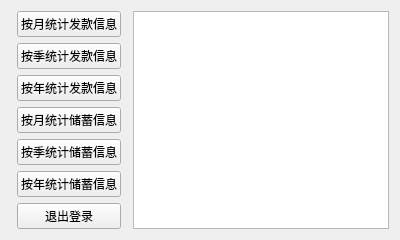
        <widget class="QWidget" name="tab_4">
         <attribute name="title">
          <string>业务统计</string>
         </attribute>
         <layout class="QVBoxLayout" name="verticalLayout_12">
          <item>
           <layout class="QHBoxLayout" name="horizontalLayout_6" stretch="0,1">
            <item>
             <layout class="QGridLayout" name="gridLayout_5" rowstretch="0,0,0,0,0,0,0,0" columnstretch="0,0">
              <property name="leftMargin">
               <number>6</number>
              </property>
              <property name="rightMargin">
               <number>6</number>
              </property>
              <item row="2" column="0" colspan="2">
               <widget class="QPushButton" name="TJ_FK_Quarter_Button">
                <property name="text">
                 <string>按季统计发款信息</string>
                </property>
               </widget>
              </item>
              <item row="4" column="0" colspan="2">
               <widget class="QPushButton" name="TJ_CX_Month_Button">
                <property name="text">
                 <string>按月统计储蓄信息</string>
                </property>
               </widget>
              </item>
              <item row="1" column="0" colspan="2">
               <widget class="QPushButton" name="TJ_FK_Month_Button">
                <property name="text">
                 <string>按月统计发款信息</string>
                </property>
               </widget>
              </item>
              <item row="5" column="0" colspan="2">
               <widget class="QPushButton" name="TJ_CX_Quarter_Button">
                <property name="text">
                 <string>按季统计储蓄信息</string>
                </property>
               </widget>
              </item>
              <item row="7" column="0" colspan="2">
               <widget class="QPushButton" name="TJ_EXIT_Button">
                <property name="text">
                 <string>退出登录</string>
                </property>
               </widget>
              </item>
              <item row="6" column="0" colspan="2">
               <widget class="QPushButton" name="TJ_CX_Year_Button">
                <property name="text">
                 <string>按年统计储蓄信息</string>
                </property>
               </widget>
              </item>
              <item row="3" column="0" colspan="2">
               <widget class="QPushButton" name="TJ_FK_Year_Button">
                <property name="text">
                 <string>按年统计发款信息</string>
                </property>
               </widget>
              </item>
             </layout>
            </item>
            <item>
             <widget class="QTableWidget" name="TJ_Table"/>
            </item>
           </layout>
          </item>
         </layout>
        </widget>
